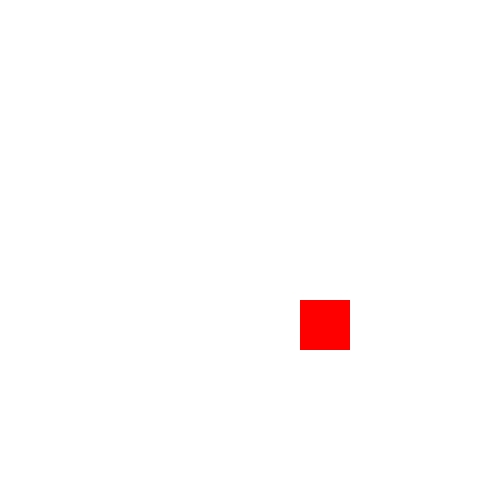
Frame 1 (no input)
Frame 60 (the mouse pressed at the canvas centre just before this capture): identical to frame 1, image omitted
Frame 120 (the mouse held since frame 60 and released just before this capture): identical to frame 1, image omitted

The Processing sketch that drew this single still picture (run headless with seeded random() and noise(); from frame 60 on, the mouse is pressed at the canvas centre):

// Processing sketch: hoverArea
// ── hoverArea.pde
void setup() {
  size(500,500);
  noStroke();
}

void draw() {
  background(255);
  fill(255,0,0);

  if (mouseX > 300 && mouseX < 350 && mouseY > 300 && mouseY<350) {
    fill(0,0,255);
  }
  rect(300,300,50,50);
}
